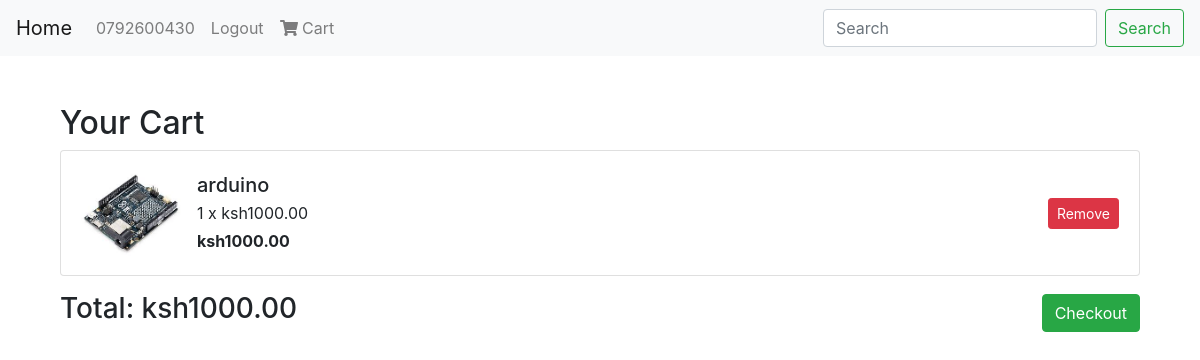
Screenshot of /view-cart/ (signed in) with the database file from the repository.
### store/models.py (models this page shows, shortened)
class CartItem(models.Model):
    cart = models.ForeignKey(Cart, on_delete=models.CASCADE)
    product = models.ForeignKey(Product, on_delete=models.CASCADE)
    quantity = models.PositiveIntegerField(default=1)
    def __str__(self):
        return f"{self.product.name} x {self.quantity}"
    @property
    def total_price(self):
        return self.product.price * self.quantity

class Product(models.Model):
    name = models.CharField(max_length=255)
    description = models.TextField()
    price = models.DecimalField(max_digits=10, decimal_places=2)
    image = models.ImageField(upload_to='products/')
    category = models.ForeignKey(Category, on_delete=models.CASCADE, null=True)

### store/views.py (the view)
# urls.py: path('view-cart/', views.view_cart, name='view_cart'),
@login_required
def view_cart(request):
    try:
        cart = Cart.objects.get(user=request.user)
        cart_items = CartItem.objects.filter(cart=cart)
        total_price = sum(item.total_price for item in cart_items)
    except Cart.DoesNotExist:
        cart_items = []
        total_price = 0
    print(f"Cart items: {cart_items}")
    print(f"Total price: {total_price}")
    context = {
        'cart_items': cart_items,
        'total_price': total_price,
    }
    return render(request, 'view_cart.html', context)

### store/templates/view_cart.html (shortened to what this page needs)
{% extends 'base.html' %}
{% block content %}
<div class="container mt-5">
    <h2>Your Cart</h2>
    <ul class="list-group mb-3">
        {% for item in cart_items %}
        <li class="list-group-item d-flex justify-content-between align-items-center">
            <div class="d-flex align-items-center">
                <img src="{{ item.product.image.url }}" alt="{{ item.product.name }}" class="img-fluid rounded mr-3" style="width: 100px; height: 100px; object-fit: cover;">
                <div>
                    <h5 class="mb-1">{{ item.product.name }}</h5>
                    <p class="mb-1">{{ item.quantity }} x ksh{{ item.product.price }}</p>
                    <p class="mb-0 font-weight-bold">ksh{{ item.total_price }}</p>
                </div>
            </div>
            <form method="POST" action="{% url 'remove_from_cart' item.id %}" class="ml-3">
                <button type="submit" class="btn btn-danger btn-sm">Remove</button>
            </form>
        </li>
        {% endfor %}
    </ul>
    <div class="d-flex justify-content-between align-items-center">
        <h3>Total: ksh{{ total_price }}</h3>
        <a href="{% url 'checkout' %}" class="btn btn-success">Checkout</a>
    </div>
</div>
{% endblock %}

### store/templates/base.html (shortened to what this page needs)
{% load static %}
<!DOCTYPE html>
<html lang="en">
<head>
    <link href="https://maxcdn.bootstrapcdn.com/bootstrap/4.5.2/css/bootstrap.min.css" rel="stylesheet">
    <link href="https://cdnjs.cloudflare.com/ajax/libs/font-awesome/5.15.4/css/all.min.css" rel="stylesheet">
</head>
<body>
    <nav class="navbar navbar-expand-lg navbar-light bg-light">
        <a class="navbar-brand" href="{% url 'home' %}">Home</a>
        <div class="collapse navbar-collapse">
            <ul class="navbar-nav mr-auto">
                {% if request.user.is_authenticated %}
                <li class="nav-item">
                    <a class="nav-link" href="#">{{ request.user.username }}</a>
                </li>
                <li class="nav-item">
                    <a class="nav-link" href="{% url 'logout' %}">Logout</a>
                </li>
                <li class="nav-item">
                    <a class="nav-link" href="{% url 'view_cart' %}"><i class="fas fa-shopping-cart"></i> Cart</a>
                </li>
                {% endif %}
            </ul>
            <form class="form-inline my-2 my-lg-0" method="GET" action="{% url 'home' %}">
                <input class="form-control mr-sm-2" type="text" placeholder="Search" name="q" aria-label="Search">
                <button class="btn btn-outline-success my-2 my-sm-0" type="submit">Search</button>
            </form>
        </div>
    </nav>
    <div class="container mt-4">
        {% block content %}
        {% endblock %}
    </div>
</body>
</html>

### rows the page displays
CartItem: product.image (picture), product.name "arduino", quantity "1", product.price "1000.00", total_price "1000.00"

### other values shown
{{ request.user.username }} "0792600430"
{{ total_price }} "1000.00"
